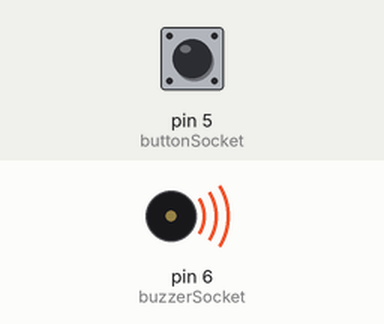
This sketch was run on a simulated Arduino Uno, built with avr-gcc and run on an emulated ATmega328P. Shown: buzzer (waves = sounding, pin HIGH). The test bench sets the inputs (shaded band); at power-on: pin 5 (buttonSocket) LOW.

Above: at 1.2 s.
1.3 s: pin 5 (buttonSocket) pulled HIGH for 0.15 s
At 1.37 s:
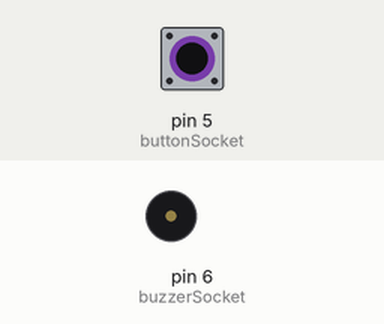
2.9 s: pin 5 (buttonSocket) pulled HIGH for 3.2 s
At 6.8 s:
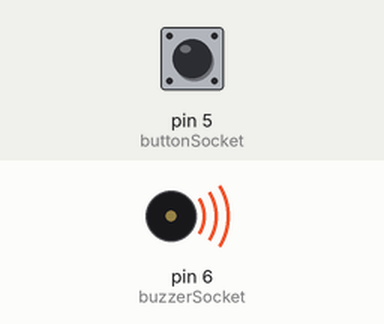
Timing chart, 0 to 8.3 s (numbered marks = the images above; inputs shaded):
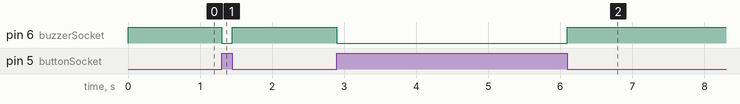

The sketch:

L_03_C_03.ino
```cpp
const int buzzerSocket = 6;
const int buttonSocket = 5;

void setup(){
  pinMode(buzzerSocket, OUTPUT);
  pinMode(buttonSocket, INPUT);
}

void loop(){
  if(not digitalRead(buttonSocket)){
    digitalWrite(buzzerSocket, HIGH);
  }
  else{
    digitalWrite(buzzerSocket, LOW);
  }
}
```

Measured:
- after the input at 1.3 s, pin 6 (buzzerSocket): HIGH → LOW at once, → HIGH 0.15 s later
- after the input at 2.9 s, pin 6 (buzzerSocket): HIGH → LOW at once, → HIGH 3.2 s later
